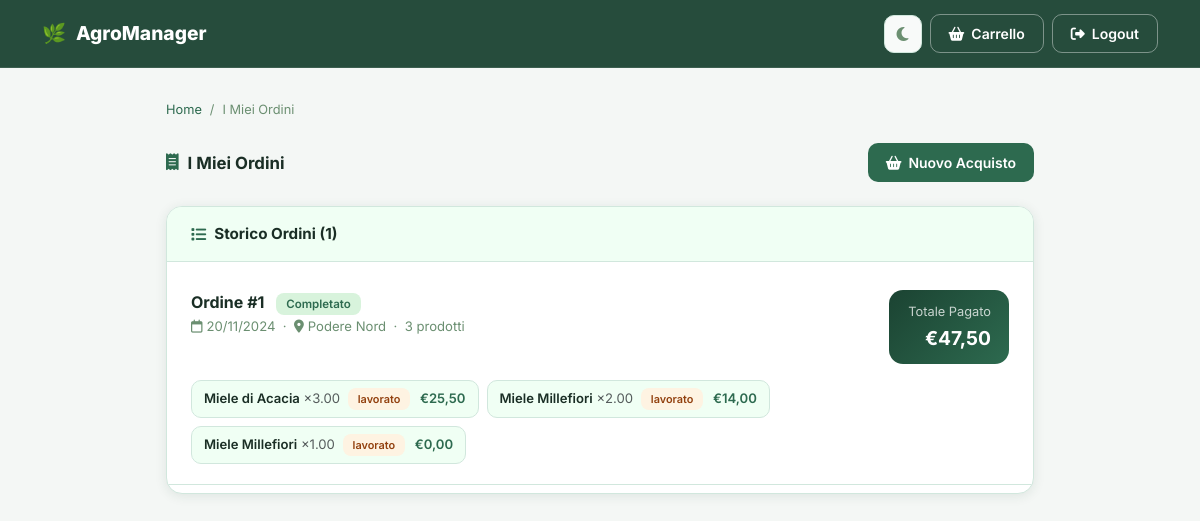
Page /root/src/ordini.php (signed in) on the committed database.
### tables this page shows
CREATE TABLE VENDITA (
    idVendita    INT AUTO_INCREMENT PRIMARY KEY,
    dataVendita  DATE NOT NULL,
    totalePagato DECIMAL(10,2) NOT NULL DEFAULT 0.00,
    note         TEXT,
    idCliente    INT NOT NULL,
    idSede       INT NOT NULL,
    FOREIGN KEY (idCliente) REFERENCES CLIENTE(idCliente) ON DELETE RESTRICT,
    FOREIGN KEY (idSede)    REFERENCES SEDE(idSede)       ON DELETE RESTRICT
);

CREATE TABLE SEDE (
    idSede    INT AUTO_INCREMENT PRIMARY KEY,
    nomeSede  VARCHAR(100) NOT NULL,
    indirizzo TEXT
);

### root/src/config/db.php (called while the page is built, shortened)
<?php
function h(mixed $v): string {
    return htmlspecialchars((string)($v ?? ''), ENT_QUOTES, 'UTF-8');
}

### root/src/ordini.php (the view, shortened to what this page needs)
<?php
require_once 'config/db.php';
$userId   = $_SESSION['user']['idUtente'];
$stmtFindCli = $pdo->prepare(
    "SELECT idCliente FROM CLIENTE WHERE idUtente=?"
);
$stmtOrdini  = $pdo->prepare("
    SELECT v.*, s.nomeSede,
           COUNT(d.idDettaglio) AS nRighe
    FROM V_VENDITA v
    JOIN SEDE s ON v.idSede = s.idSede
    LEFT JOIN DETTAGLIO_VENDITA d ON d.idVendita = v.idVendita
    WHERE v.idCliente=?
    GROUP BY v.idVendita
    ORDER BY v.dataVendita DESC, v.idVendita DESC
");
$stmtDets    = $pdo->prepare("
    SELECT idDettaglio, quantita, prezzoUnitario, omaggio,
           nomeProdotto AS prodotto, tipoProdotto, unitaMisura
    FROM V_DETTAGLIO WHERE idVendita=?
");
$stmtFindCli->execute([$userId]);
$cliRow    = $stmtFindCli->fetch();
$idCliente = $cliRow['idCliente'] ?? null;
$ordini = [];
if ($idCliente) {
    $stmtOrdini->execute([$idCliente]);
    $ordini = $stmtOrdini->fetchAll();
}
?>
<!DOCTYPE html>
<html lang="it" data-theme="light">
<head>
  <link href="https://cdn.jsdelivr.net/npm/bootstrap@5.3.3/dist/css/bootstrap.min.css" rel="stylesheet">
  <link href="https://cdnjs.cloudflare.com/ajax/libs/font-awesome/6.5.0/css/all.min.css" rel="stylesheet">
  <link href="assets/css/style.css" rel="stylesheet">
</head>
<body>
<nav class="pub-nav">
  <div class="container d-flex align-items-center justify-content-between">
    <a href="homepage.php" class="pub-nav-brand text-decoration-none"><span>🌿</span> AgroManager</a>
    <div class="pub-nav-actions">
      <button class="theme-toggle" id="themeToggle"><i class="fa-solid fa-moon" id="themeIcon"></i></button>
      <a href="carrello.php" class="btn-ag-outline btn-ag-sm" style="color:#fff;border-color:rgba(255,255,255,.4)">
        <i class="fa-solid fa-basket-shopping"></i> Carrello
      </a>
      <a href="logout.php" class="btn-ag-outline btn-ag-sm" style="color:#fff;border-color:rgba(255,255,255,.4)">
        <i class="fa-solid fa-right-from-bracket"></i> Logout
      </a>
    </div>
  </div>
</nav>
<div class="container" style="padding:32px 16px;max-width:900px">
  <nav class="mb-4">
    <ol class="breadcrumb">
      <li class="breadcrumb-item"><a href="homepage.php">Home</a></li>
      <li class="breadcrumb-item active">I Miei Ordini</li>
    </ol>
  </nav>
  <div class="page-header">
    <h5 class="page-header-title"><i class="fa-solid fa-receipt"></i> I Miei Ordini</h5>
    <a href="carrello.php" class="btn-ag"><i class="fa-solid fa-basket-shopping"></i> Nuovo Acquisto</a>
  </div>
  <?php if (empty($ordini)): ?>
  <div class="ag-card">
    <div class="empty-state">
      <i class="fa-solid fa-receipt"></i>
      <p>Non hai ancora effettuato ordini.<br>
        <a href="homepage.php#prodotti" class="btn-ag" style="display:inline-flex;margin-top:12px">
          <i class="fa-solid fa-seedling"></i> Scopri i prodotti
        </a>
      </p>
    </div>
  </div>
  <?php else: ?>
  <div class="ag-card">
    <div class="ag-card-header">
      <h6 class="ag-card-title"><i class="fa-solid fa-list"></i> Storico Ordini (<?= count($ordini) ?>)</h6>
    </div>
    <div style="padding:8px 0">
      <?php foreach ($ordini as $i => $o):
        $stmtDets->execute([$o['idVendita']]);
        $dettagli = $stmtDets->fetchAll();
      ?>
      <div style="padding:20px 24px;border-bottom:1px solid var(--ag-border);<?= $i===0?'':'margin-top:4px' ?>">
        <div class="d-flex align-items-start justify-content-between flex-wrap gap-3 mb-3">
          <div>
            <div style="font-weight:700;font-size:1rem;color:var(--ag-text)">
              Ordine #<?= $o['idVendita'] ?>
              <span class="badge-ok ms-2" style="font-size:.72rem">Completato</span>
            </div>
            <div style="font-size:.82rem;color:var(--ag-text-muted);margin-top:3px">
              <i class="fa-regular fa-calendar me-1"></i><?= date('d/m/Y', strtotime($o['dataVendita'])) ?>
              &nbsp;·&nbsp;
              <i class="fa-solid fa-location-dot me-1"></i><?= h($o['nomeSede']) ?>
              &nbsp;·&nbsp;
              <?= $o['nRighe'] ?> prodott<?= $o['nRighe']!=1?'i':'o' ?>
            </div>
          </div>
          <div class="total-box" style="padding:12px 18px;min-width:120px;text-align:right">
            <div class="label">Totale Pagato</div>
            <div class="value" style="font-size:1.2rem">€<?= number_format($o['totalePagato'],2,',','.') ?></div>
          </div>
        </div>
        <div style="display:flex;flex-wrap:wrap;gap:8px">
          <?php foreach ($dettagli as $d): ?>
          <div style="background:var(--ag-very-pale);border:1px solid var(--ag-border);border-radius:10px;padding:8px 12px;font-size:.82rem">
            <span class="fw-semibold" style="color:var(--ag-text)"><?= h($d['prodotto']) ?></span>
            <span class="text-muted"> ×<?= $d['quantita'] ?></span>
            <span class="badge-<?= $d['tipoProdotto'] ?> ms-1" style="font-size:.68rem"><?= $d['tipoProdotto'] ?></span>
            <span style="color:var(--ag-primary);margin-left:6px;font-weight:600">€<?= number_format($d['prezzoUnitario']*$d['quantita'],2,',','.') ?></span>
          </div>
          <?php endforeach; ?>
        </div>
      </div>
      <?php endforeach; ?>
    </div>
  </div>
  <?php endif; ?>
</div>
</body>
</html>

### root/src/assets/css/style.css (style rules this page uses)
:root { --ag-dark: #1B4332; --ag-primary: #2D6A4F; --ag-medium: #40916C; --ag-light: #74C69D; --ag-pale: #D8F3DC; --ag-very-pale: #F0FFF4; --ag-bg: #F4F7F5; --ag-surface: #FFFFFF; --ag-surface2: #F8FAF9; --ag-text: #1A2E25; --ag-text-muted: #6B8F71; --ag-border: #D1E7DD; --ag-shadow: 0 2px 12px rgba(27,67,50,.10); --ag-shadow-lg: 0 8px 30px rgba(27,67,50,.15); --ag-sidebar-bg: linear-gradient(180deg,#1B4332 0%,#152d23 100%); --ag-nav-active: #2D6A4F; --ag-input-bg: #FFFFFF; --ag-warning-text:#b45309; --sidebar-w: 260px; }
*, *::before, *::after { box-sizing: border-box; margin: 0; padding: 0; }
html { transition: background-color .3s, color .3s; }
body { font-family: 'Inter', system-ui, sans-serif; background: var(--ag-bg); color: var(--ag-text); min-height: 100vh; transition: background-color .3s, color .3s; }
a { color: var(--ag-primary); text-decoration: none; }
.theme-toggle { width: 38px; height: 38px; border-radius: 10px; border: 1.5px solid var(--ag-border); background: var(--ag-surface2); color: var(--ag-text-muted); display: flex; align-items: center; justify-content: center; cursor: pointer; transition: all .2s; font-size: 1rem; }
.breadcrumb { font-size: .8rem; margin: 0; }
.breadcrumb-item a { color: var(--ag-primary); }
.breadcrumb-item.active { color: var(--ag-text-muted); }
.breadcrumb-item + .breadcrumb-item::before { color: var(--ag-text-muted); }
.ag-card { background: var(--ag-surface); border: 1px solid var(--ag-border); border-radius: 16px; box-shadow: var(--ag-shadow); overflow: hidden; transition: background .3s, border-color .3s; }
.ag-card-header { display: flex; align-items: center; justify-content: space-between; padding: 18px 24px; border-bottom: 1px solid var(--ag-border); background: var(--ag-very-pale); transition: background .3s, border-color .3s; }
.ag-card-title { font-size: .95rem; font-weight: 700; color: var(--ag-text); display: flex; align-items: center; gap: 8px; margin: 0; }
.ag-card-title i { color: var(--ag-primary); }
.badge-lavorato { background: #fef3e2; color: #92400e; font-weight: 600; border-radius: 8px; padding: 4px 10px; font-size: .75rem; }
.badge-ok { background: var(--ag-pale); color: var(--ag-primary); font-weight: 600; border-radius: 8px; padding: 4px 10px; font-size: .75rem; }
.btn-ag { background: var(--ag-primary); color: #fff; border: none; border-radius: 10px; padding: 9px 18px; font-weight: 600; font-size: .875rem; transition: all .2s; display: inline-flex; align-items: center; gap: 7px; cursor: pointer; }
.btn-ag-sm { padding: 6px 12px; font-size: .8rem; border-radius: 8px; }
.btn-ag-outline { background: transparent; border: 1.5px solid var(--ag-primary); color: var(--ag-primary); border-radius: 10px; padding: 8px 18px; font-weight: 600; font-size: .875rem; transition: all .2s; display: inline-flex; align-items: center; gap: 7px; cursor: pointer; }
.page-header { display: flex; align-items: center; justify-content: space-between; margin-bottom: 24px; flex-wrap: wrap; gap: 12px; }
.page-header-title { font-size: 1.05rem; font-weight: 700; color: var(--ag-text); display: flex; align-items: center; gap: 9px; margin: 0; }
.page-header-title i { color: var(--ag-primary); }
.total-box { background: linear-gradient(135deg,var(--ag-dark) 0%,var(--ag-primary) 100%); color: #fff; border-radius: 14px; padding: 20px 24px; }
.total-box .label { font-size: .8rem; opacity: .75; margin-bottom: 2px; }
.total-box .value { font-size: 1.6rem; font-weight: 700; }
.pub-nav { background: rgba(27,67,50,.95); backdrop-filter: blur(12px); border-bottom: 1px solid rgba(255,255,255,.1); padding: 14px 0; position: sticky; top: 0; z-index: 200; transition: background .3s; }
.pub-nav-brand { font-size: 1.2rem; font-weight: 800; color: #fff; display: flex; align-items: center; gap: 10px; }
.pub-nav-actions { display: flex; align-items: center; gap: 8px; }

### rows in the picture
vendita: idVendita "1", dataVendita "20/11/2024", idSede.nomeSede "Podere Nord", nRighe "3", totalePagato "47,50", prodotto "Miele di Acacia", quantita "3.00", tipoProdotto "lavorato", quantita "25,50", prodotto "Miele Millefiori", quantita "2.00", quantita "14,00", quantita "1.00", quantita "0,00"

### other values in the picture
count($ordini) "1"
